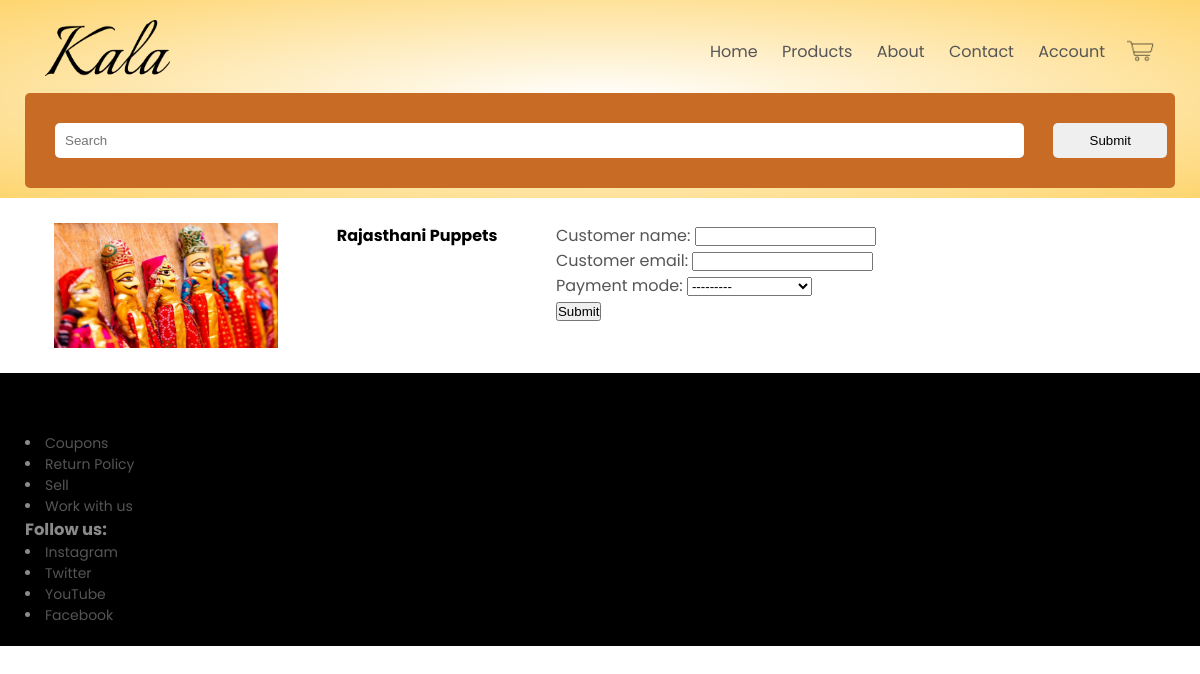
The app's page /checkout/51 with its own data.
### kala/models.py (models this page shows, shortened)
class Product(models.Model):
    id = models.AutoField
    product_name = models.CharField(max_length = 50)
    category = models.CharField(max_length=50, default='')
    price = models.IntegerField(default = 0)
    desc = models.CharField(max_length = 300)
    pub_date = models.DateField(default=date.today)
    image = models.ImageField(upload_to="static/images",default='')

### kala/views.py (the view)
# urls.py: path('checkout/<int:prodid>', views.checkout, name = 'Checkout'),
def checkout(request,prodid):
    prod = Product.objects.filter(id=prodid)
    if request.method == 'POST':
        form = CheckoutForm(request.POST, request.FILES)
        if form.is_valid():
            form_f = form.save(commit=False)
            form_f.product_id = prodid
            form_f.save()
            customer_email = form.cleaned_data['customer_email']
            subject = 'Order Placed!'
            message = 'Your order of {0} has been placed\nOrder number: {1}\nThank you for shopping with us and supporting independant artists!'.format(prod[0],form_f.id)
            send_mail(subject,message,'shopart.kala@gmail.com',[customer_email])
            return HttpResponse("Order Placed!")
    else:
        form = CheckoutForm()
    return render(request, 'checkout.html', {'form' : form,'prod':prod[0]})

### kala/forms.py
class CheckoutForm(forms.ModelForm):
    class Meta:
        model = Checkout
        fields = ['customer_name','customer_email','payment_mode']

### templates/checkout.html (shortened to what this page needs)
{% extends 'basic.html' %}
{% load static %}
{% block body %}
<link rel="stylesheet" href="{% static 'css/stylecheckout.css' %}">
<div class="input">
    <img class="img" src="{{prod.image.url}}" width="20%" >
    <h4>{{prod.product_name}}</h4>
    <form method = "post" enctype="multipart/form-data" class="col-2">
        {{ form.as_p }}
        <button type="submit">Submit</button>
    </form>
</div>
{% endblock %}

### kala/static/css/style.css (style rules this page uses)
* { margin: 0; padding: 0; box-sizing: border-box; }
body { font-family: 'Poppins', sans-serif; }
p { color: #555; }

### kala/static/css/stylecheckout.css (style rules this page uses)
* { margin: 0; padding: 0; box-sizing: border-box; }
.input { display:inline-flex; align-items:centre; flex-wrap: wrap; justify-content: space-around; margin: 25px; column-gap: 0px; }
.col-2 { width: 50%; }

### records on screen
Product: image (picture), product_name "Rajasthani Puppets"
